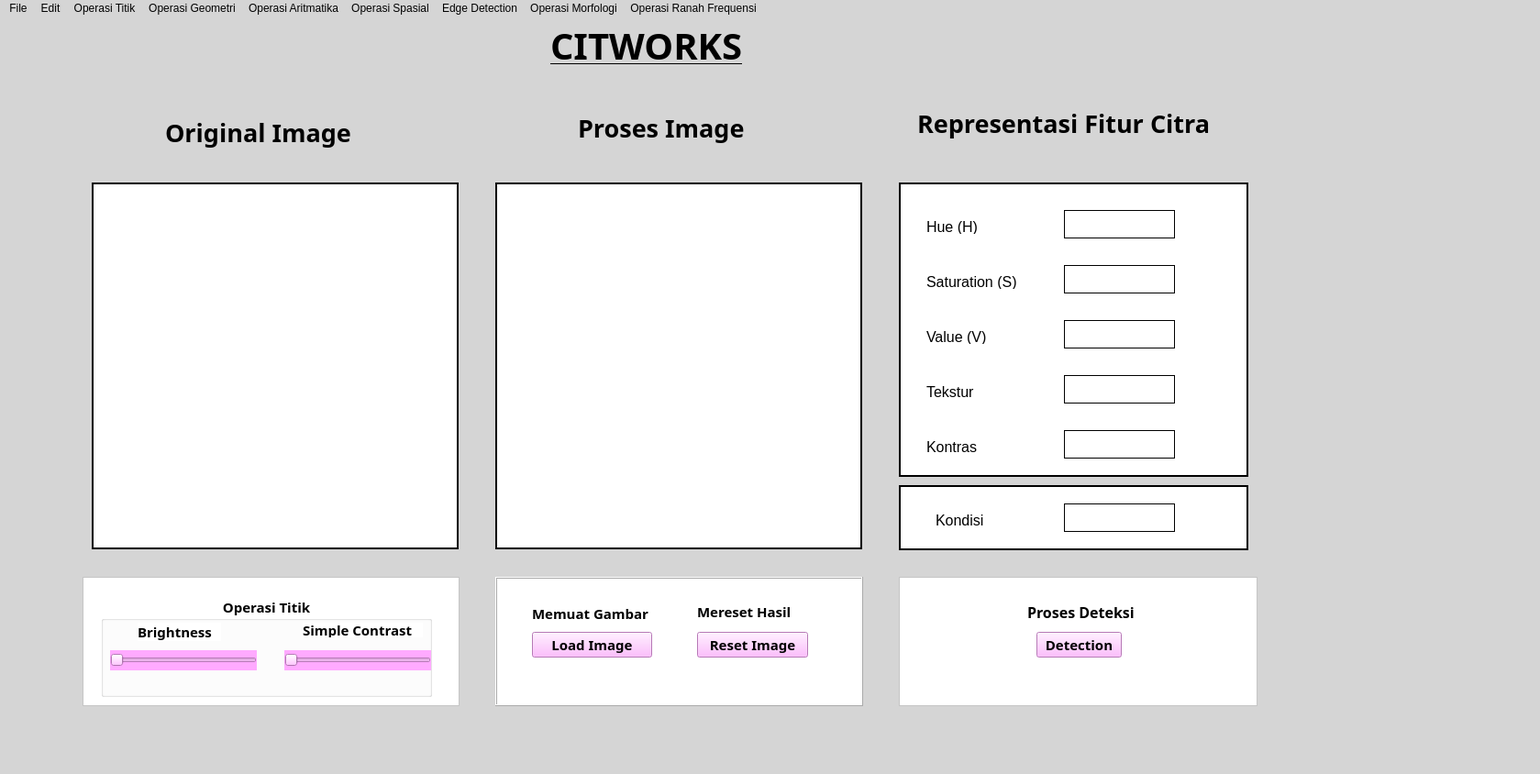
<?xml version="1.0" encoding="UTF-8"?>
<ui version="4.0">
 <class>MainWindow</class>
 <widget class="QMainWindow" name="MainWindow">
  <property name="geometry">
   <rect>
    <x>0</x>
    <y>0</y>
    <width>1679</width>
    <height>844</height>
   </rect>
  </property>
  <property name="font">
   <font>
    <family>Bell MT</family>
    <pointsize>11</pointsize>
    <weight>50</weight>
    <bold>false</bold>
   </font>
  </property>
  <property name="windowTitle">
   <string>MainWindow</string>
  </property>
  <property name="styleSheet">
   <string notr="true">QWidget { background-color: #d5d5d5;
}</string>
  </property>
  <widget class="QWidget" name="centralwidget">
   <widget class="QLabel" name="lblOriginalImage">
    <property name="geometry">
     <rect>
      <x>100</x>
      <y>180</y>
      <width>400</width>
      <height>400</height>
     </rect>
    </property>
    <property name="minimumSize">
     <size>
      <width>400</width>
      <height>300</height>
     </size>
    </property>
    <property name="styleSheet">
     <string notr="true">QWidget { background-color: #ffffff;
}</string>
    </property>
    <property name="frameShape">
     <enum>QFrame::WinPanel</enum>
    </property>
    <property name="text">
     <string/>
    </property>
   </widget>
   <widget class="QLabel" name="lblProcessedImage">
    <property name="geometry">
     <rect>
      <x>540</x>
      <y>180</y>
      <width>400</width>
      <height>400</height>
     </rect>
    </property>
    <property name="minimumSize">
     <size>
      <width>400</width>
      <height>300</height>
     </size>
    </property>
    <property name="styleSheet">
     <string notr="true">QWidget { background-color: #ffffff;
}</string>
    </property>
    <property name="frameShape">
     <enum>QFrame::WinPanel</enum>
    </property>
    <property name="text">
     <string/>
    </property>
   </widget>
   <widget class="QFrame" name="frame">
    <property name="geometry">
     <rect>
      <x>90</x>
      <y>610</y>
      <width>411</width>
      <height>141</height>
     </rect>
    </property>
    <property name="autoFillBackground">
     <bool>false</bool>
    </property>
    <property name="styleSheet">
     <string notr="true">QWidget { background-color: #ffffff;
}</string>
    </property>
    <property name="frameShape">
     <enum>QFrame::StyledPanel</enum>
    </property>
    <property name="frameShadow">
     <enum>QFrame::Plain</enum>
    </property>
    <widget class="QGroupBox" name="groupBox">
     <property name="geometry">
      <rect>
       <x>20</x>
       <y>20</y>
       <width>361</width>
       <height>111</height>
      </rect>
     </property>
     <property name="font">
      <font>
       <family>Bell MT</family>
       <pointsize>11</pointsize>
       <weight>75</weight>
       <bold>true</bold>
      </font>
     </property>
     <property name="title">
      <string>Operasi Titik</string>
     </property>
     <property name="alignment">
      <set>Qt::AlignHCenter|Qt::AlignTop</set>
     </property>
     <property name="flat">
      <bool>true</bool>
     </property>
     <widget class="QSlider" name="Slider_Brightness">
      <property name="geometry">
       <rect>
        <x>10</x>
        <y>60</y>
        <width>160</width>
        <height>22</height>
       </rect>
      </property>
      <property name="styleSheet">
       <string notr="true">QWidget { background-color: #ffaaff;
}</string>
      </property>
      <property name="orientation">
       <enum>Qt::Horizontal</enum>
      </property>
     </widget>
     <widget class="QSlider" name="Slider_SimpleContrast">
      <property name="geometry">
       <rect>
        <x>200</x>
        <y>60</y>
        <width>160</width>
        <height>22</height>
       </rect>
      </property>
      <property name="styleSheet">
       <string notr="true">QWidget { background-color: #ffaaff;
}
</string>
      </property>
      <property name="orientation">
       <enum>Qt::Horizontal</enum>
      </property>
     </widget>
     <widget class="QLabel" name="label_3">
      <property name="geometry">
       <rect>
        <x>40</x>
        <y>30</y>
        <width>91</width>
        <height>20</height>
       </rect>
      </property>
      <property name="font">
       <font>
        <family>Bell MT</family>
        <pointsize>11</pointsize>
        <weight>75</weight>
        <bold>true</bold>
       </font>
      </property>
      <property name="text">
       <string>Brightness</string>
      </property>
     </widget>
     <widget class="QLabel" name="label_4">
      <property name="geometry">
       <rect>
        <x>220</x>
        <y>30</y>
        <width>131</width>
        <height>16</height>
       </rect>
      </property>
      <property name="font">
       <font>
        <family>Bell MT</family>
        <pointsize>11</pointsize>
        <weight>75</weight>
        <bold>true</bold>
       </font>
      </property>
      <property name="text">
       <string>Simple Contrast </string>
      </property>
     </widget>
    </widget>
   </widget>
   <widget class="QLabel" name="label">
    <property name="geometry">
     <rect>
      <x>180</x>
      <y>100</y>
      <width>221</width>
      <height>51</height>
     </rect>
    </property>
    <property name="font">
     <font>
      <family>Bell MT</family>
      <pointsize>20</pointsize>
      <weight>75</weight>
      <bold>true</bold>
     </font>
    </property>
    <property name="text">
     <string>Original Image</string>
    </property>
    <property name="textFormat">
     <enum>Qt::PlainText</enum>
    </property>
   </widget>
   <widget class="QLabel" name="label_2">
    <property name="geometry">
     <rect>
      <x>630</x>
      <y>100</y>
      <width>201</width>
      <height>41</height>
     </rect>
    </property>
    <property name="font">
     <font>
      <family>Bell MT</family>
      <pointsize>20</pointsize>
      <weight>75</weight>
      <bold>true</bold>
     </font>
    </property>
    <property name="text">
     <string>Proses Image</string>
    </property>
   </widget>
   <widget class="QFrame" name="frame_2">
    <property name="geometry">
     <rect>
      <x>540</x>
      <y>610</y>
      <width>401</width>
      <height>141</height>
     </rect>
    </property>
    <property name="styleSheet">
     <string notr="true">QWidget { background-color: #ffffff;
}</string>
    </property>
    <property name="frameShape">
     <enum>QFrame::Box</enum>
    </property>
    <property name="frameShadow">
     <enum>QFrame::Raised</enum>
    </property>
    <widget class="QPushButton" name="btnLoadImage">
     <property name="geometry">
      <rect>
       <x>40</x>
       <y>60</y>
       <width>131</width>
       <height>28</height>
      </rect>
     </property>
     <property name="font">
      <font>
       <family>Bell MT</family>
       <pointsize>11</pointsize>
       <weight>75</weight>
       <bold>true</bold>
      </font>
     </property>
     <property name="styleSheet">
      <string notr="true">QWidget { background-color: #ffaaff;
}</string>
     </property>
     <property name="text">
      <string>Load Image</string>
     </property>
    </widget>
    <widget class="QPushButton" name="btnResetImage">
     <property name="geometry">
      <rect>
       <x>220</x>
       <y>60</y>
       <width>121</width>
       <height>28</height>
      </rect>
     </property>
     <property name="font">
      <font>
       <family>Bell MT</family>
       <pointsize>11</pointsize>
       <weight>75</weight>
       <bold>true</bold>
      </font>
     </property>
     <property name="styleSheet">
      <string notr="true">QWidget { background-color: #ffaaff;
}</string>
     </property>
     <property name="text">
      <string>Reset Image</string>
     </property>
    </widget>
    <widget class="QLabel" name="label_5">
     <property name="geometry">
      <rect>
       <x>40</x>
       <y>30</y>
       <width>141</width>
       <height>20</height>
      </rect>
     </property>
     <property name="font">
      <font>
       <family>Bell MT</family>
       <pointsize>11</pointsize>
       <weight>75</weight>
       <bold>true</bold>
      </font>
     </property>
     <property name="text">
      <string>Memuat Gambar</string>
     </property>
    </widget>
    <widget class="QLabel" name="label_6">
     <property name="geometry">
      <rect>
       <x>220</x>
       <y>30</y>
       <width>141</width>
       <height>16</height>
      </rect>
     </property>
     <property name="font">
      <font>
       <family>Bell MT</family>
       <pointsize>11</pointsize>
       <weight>75</weight>
       <bold>true</bold>
      </font>
     </property>
     <property name="text">
      <string>Mereset Hasil</string>
     </property>
    </widget>
   </widget>
   <widget class="QLabel" name="label_7">
    <property name="geometry">
     <rect>
      <x>600</x>
      <y>10</y>
      <width>291</width>
      <height>41</height>
     </rect>
    </property>
    <property name="font">
     <font>
      <family>Bell MT</family>
      <pointsize>30</pointsize>
      <weight>75</weight>
      <bold>true</bold>
      <underline>true</underline>
      <strikeout>false</strikeout>
     </font>
    </property>
    <property name="text">
     <string>CITWORKS</string>
    </property>
   </widget>
   <widget class="QFrame" name="frame_3">
    <property name="geometry">
     <rect>
      <x>980</x>
      <y>180</y>
      <width>381</width>
      <height>321</height>
     </rect>
    </property>
    <property name="styleSheet">
     <string notr="true">QWidget { background-color: #ffffff;
}</string>
    </property>
    <property name="frameShape">
     <enum>QFrame::WinPanel</enum>
    </property>
    <property name="frameShadow">
     <enum>QFrame::Plain</enum>
    </property>
    <widget class="QLabel" name="label_10">
     <property name="geometry">
      <rect>
       <x>30</x>
       <y>40</y>
       <width>111</width>
       <height>16</height>
      </rect>
     </property>
     <property name="font">
      <font>
       <pointsize>12</pointsize>
      </font>
     </property>
     <property name="text">
      <string>Hue (H)</string>
     </property>
    </widget>
    <widget class="QLabel" name="label_11">
     <property name="geometry">
      <rect>
       <x>30</x>
       <y>100</y>
       <width>131</width>
       <height>16</height>
      </rect>
     </property>
     <property name="font">
      <font>
       <pointsize>12</pointsize>
      </font>
     </property>
     <property name="text">
      <string>Saturation (S)</string>
     </property>
    </widget>
    <widget class="QLabel" name="label_12">
     <property name="geometry">
      <rect>
       <x>30</x>
       <y>160</y>
       <width>101</width>
       <height>16</height>
      </rect>
     </property>
     <property name="font">
      <font>
       <pointsize>12</pointsize>
      </font>
     </property>
     <property name="text">
      <string>Value (V)</string>
     </property>
    </widget>
    <widget class="QLabel" name="label_13">
     <property name="geometry">
      <rect>
       <x>30</x>
       <y>220</y>
       <width>71</width>
       <height>16</height>
      </rect>
     </property>
     <property name="font">
      <font>
       <pointsize>12</pointsize>
      </font>
     </property>
     <property name="text">
      <string>Tekstur</string>
     </property>
    </widget>
    <widget class="QLabel" name="label_14">
     <property name="geometry">
      <rect>
       <x>30</x>
       <y>280</y>
       <width>81</width>
       <height>16</height>
      </rect>
     </property>
     <property name="font">
      <font>
       <pointsize>12</pointsize>
      </font>
     </property>
     <property name="text">
      <string>Kontras</string>
     </property>
    </widget>
    <widget class="QLabel" name="result_H">
     <property name="geometry">
      <rect>
       <x>180</x>
       <y>30</y>
       <width>121</width>
       <height>31</height>
      </rect>
     </property>
     <property name="frameShape">
      <enum>QFrame::Panel</enum>
     </property>
     <property name="text">
      <string/>
     </property>
    </widget>
    <widget class="QLabel" name="result_S">
     <property name="geometry">
      <rect>
       <x>180</x>
       <y>90</y>
       <width>121</width>
       <height>31</height>
      </rect>
     </property>
     <property name="frameShape">
      <enum>QFrame::Panel</enum>
     </property>
     <property name="text">
      <string/>
     </property>
    </widget>
    <widget class="QLabel" name="result_V">
     <property name="geometry">
      <rect>
       <x>180</x>
       <y>150</y>
       <width>121</width>
       <height>31</height>
      </rect>
     </property>
     <property name="frameShape">
      <enum>QFrame::Panel</enum>
     </property>
     <property name="text">
      <string/>
     </property>
    </widget>
    <widget class="QLabel" name="result_tekstur">
     <property name="geometry">
      <rect>
       <x>180</x>
       <y>210</y>
       <width>121</width>
       <height>31</height>
      </rect>
     </property>
     <property name="frameShape">
      <enum>QFrame::Panel</enum>
     </property>
     <property name="text">
      <string/>
     </property>
    </widget>
    <widget class="QLabel" name="result_kontras">
     <property name="geometry">
      <rect>
       <x>180</x>
       <y>270</y>
       <width>121</width>
       <height>31</height>
      </rect>
     </property>
     <property name="frameShape">
      <enum>QFrame::Panel</enum>
     </property>
     <property name="text">
      <string/>
     </property>
    </widget>
   </widget>
   <widget class="QFrame" name="frame_4">
    <property name="geometry">
     <rect>
      <x>980</x>
      <y>610</y>
      <width>391</width>
      <height>141</height>
     </rect>
    </property>
    <property name="styleSheet">
     <string notr="true">QWidget { background-color: #ffffff;
}</string>
    </property>
    <property name="frameShape">
     <enum>QFrame::StyledPanel</enum>
    </property>
    <property name="frameShadow">
     <enum>QFrame::Raised</enum>
    </property>
    <widget class="QPushButton" name="btnDetect">
     <property name="geometry">
      <rect>
       <x>150</x>
       <y>60</y>
       <width>93</width>
       <height>28</height>
      </rect>
     </property>
     <property name="font">
      <font>
       <family>Bell MT</family>
       <pointsize>11</pointsize>
       <weight>75</weight>
       <bold>true</bold>
      </font>
     </property>
     <property name="styleSheet">
      <string notr="true">QWidget { background-color: #ffaaff;
}</string>
     </property>
     <property name="text">
      <string>Detection</string>
     </property>
    </widget>
    <widget class="QLabel" name="label_16">
     <property name="geometry">
      <rect>
       <x>140</x>
       <y>30</y>
       <width>181</width>
       <height>16</height>
      </rect>
     </property>
     <property name="font">
      <font>
       <family>Bell MT</family>
       <pointsize>12</pointsize>
       <weight>75</weight>
       <bold>true</bold>
      </font>
     </property>
     <property name="text">
      <string>Proses Deteksi</string>
     </property>
    </widget>
   </widget>
   <widget class="QLabel" name="label_17">
    <property name="geometry">
     <rect>
      <x>1000</x>
      <y>90</y>
      <width>361</width>
      <height>51</height>
     </rect>
    </property>
    <property name="font">
     <font>
      <family>Bell MT</family>
      <pointsize>20</pointsize>
      <weight>75</weight>
      <bold>true</bold>
     </font>
    </property>
    <property name="text">
     <string>Representasi Fitur Citra</string>
    </property>
   </widget>
   <widget class="QFrame" name="frame_5">
    <property name="geometry">
     <rect>
      <x>980</x>
      <y>510</y>
      <width>381</width>
      <height>71</height>
     </rect>
    </property>
    <property name="styleSheet">
     <string notr="true">QWidget { background-color: #ffffff;
}</string>
    </property>
    <property name="frameShape">
     <enum>QFrame::WinPanel</enum>
    </property>
    <property name="frameShadow">
     <enum>QFrame::Plain</enum>
    </property>
    <widget class="QLabel" name="result_kondisi">
     <property name="geometry">
      <rect>
       <x>180</x>
       <y>20</y>
       <width>121</width>
       <height>31</height>
      </rect>
     </property>
     <property name="frameShape">
      <enum>QFrame::Panel</enum>
     </property>
     <property name="text">
      <string/>
     </property>
    </widget>
    <widget class="QLabel" name="label_15">
     <property name="geometry">
      <rect>
       <x>40</x>
       <y>30</y>
       <width>81</width>
       <height>16</height>
      </rect>
     </property>
     <property name="font">
      <font>
       <pointsize>12</pointsize>
      </font>
     </property>
     <property name="text">
      <string>Kondisi</string>
     </property>
    </widget>
   </widget>
   <zorder>frame_5</zorder>
   <zorder>frame_4</zorder>
   <zorder>lblOriginalImage</zorder>
   <zorder>lblProcessedImage</zorder>
   <zorder>frame</zorder>
   <zorder>label</zorder>
   <zorder>label_2</zorder>
   <zorder>frame_2</zorder>
   <zorder>label_7</zorder>
   <zorder>frame_3</zorder>
   <zorder>label_17</zorder>
  </widget>
  <widget class="QMenuBar" name="menubar">
   <property name="geometry">
    <rect>
     <x>0</x>
     <y>0</y>
     <width>1679</width>
     <height>26</height>
    </rect>
   </property>
   <widget class="QMenu" name="menuFile">
    <property name="title">
     <string>File</string>
    </property>
    <widget class="QMenu" name="menuSave_Pixel_Data">
     <property name="title">
      <string>Save Pixel Data</string>
     </property>
     <addaction name="actionSave_as_txt"/>
     <addaction name="actionSave_as_xlsx"/>
    </widget>
    <addaction name="actionSaveImage"/>
    <addaction name="menuSave_Pixel_Data"/>
    <addaction name="actionOpenImage"/>
    <addaction name="actionExit"/>
   </widget>
   <widget class="QMenu" name="menuEdit">
    <property name="title">
     <string>Edit</string>
    </property>
    <addaction name="actionUndo"/>
    <addaction name="actionRedo"/>
   </widget>
   <widget class="QMenu" name="menuOperasi_Titik">
    <property name="title">
     <string>Operasi Titik</string>
    </property>
    <addaction name="actionContrast_Stretching"/>
    <addaction name="actionNegative_Image"/>
    <addaction name="actionBiner_Image"/>
    <addaction name="actionGray_Histogram"/>
    <addaction name="actionRGB_Histogram"/>
    <addaction name="actionEqual_Histogram"/>
    <addaction name="actionGrayscale"/>
   </widget>
   <widget class="QMenu" name="menuOperasi_Geometri">
    <property name="title">
     <string>Operasi Geometri</string>
    </property>
    <widget class="QMenu" name="menuRotasi">
     <property name="title">
      <string>Rotasi</string>
     </property>
     <addaction name="actionRotasimin45"/>
     <addaction name="actionRotasi45"/>
     <addaction name="actionRotasimin90"/>
     <addaction name="actionRotasi90"/>
     <addaction name="actionRotasi_180"/>
    </widget>
    <widget class="QMenu" name="menuResize">
     <property name="title">
      <string>Resize</string>
     </property>
     <addaction name="actionZoomIn"/>
     <addaction name="actionZoomOut"/>
    </widget>
    <widget class="QMenu" name="menuFlipping">
     <property name="title">
      <string>Flipping</string>
     </property>
     <addaction name="actionFlip_Horizontal"/>
     <addaction name="actionFlip_Vertical"/>
    </widget>
    <addaction name="actionTranslasi"/>
    <addaction name="menuRotasi"/>
    <addaction name="menuResize"/>
    <addaction name="actionCrop_Image"/>
    <addaction name="actionShearing"/>
    <addaction name="menuFlipping"/>
   </widget>
   <widget class="QMenu" name="menuOperasi_Aritmatika">
    <property name="title">
     <string>Operasi Aritmatika</string>
    </property>
    <addaction name="actionAddition"/>
    <addaction name="actionSubtraction"/>
    <addaction name="actionMultiplication"/>
    <addaction name="actionDivision"/>
    <addaction name="actionBoolean_AND"/>
    <addaction name="actionBoolean_OR"/>
    <addaction name="actionBoolean_XOR"/>
   </widget>
   <widget class="QMenu" name="menuOperasi_Spasial">
    <property name="title">
     <string>Operasi Spasial</string>
    </property>
    <widget class="QMenu" name="menuFiltering">
     <property name="title">
      <string>Filtering</string>
     </property>
     <addaction name="actionLPF"/>
     <addaction name="actionHPF"/>
    </widget>
    <widget class="QMenu" name="menuSmoothing">
     <property name="title">
      <string>Smoothing</string>
     </property>
     <addaction name="actionMean_Filter"/>
     <addaction name="actionGaussian"/>
     <addaction name="actionMedian_Filter"/>
     <addaction name="actionMax_Filter"/>
     <addaction name="actionMin_Filter"/>
    </widget>
    <widget class="QMenu" name="menuSharpening">
     <property name="title">
      <string>Sharpening</string>
     </property>
     <addaction name="actionEdge_Enhancement"/>
     <addaction name="actionSharpening_Standar"/>
     <addaction name="actionStrong_Sharpening"/>
     <addaction name="actionLaplace_3x3"/>
     <addaction name="actionLaplace_5x5_2"/>
     <addaction name="actionNegative_Edge_Detection"/>
    </widget>
    <addaction name="menuFiltering"/>
    <addaction name="menuSmoothing"/>
    <addaction name="menuSharpening"/>
   </widget>
   <widget class="QMenu" name="menuEdge_Detection">
    <property name="title">
     <string>Edge Detection</string>
    </property>
    <addaction name="actionSobel"/>
    <addaction name="actionPrewitt"/>
    <addaction name="actionRobert_Cross"/>
    <addaction name="actionCanny"/>
   </widget>
   <widget class="QMenu" name="menuOperasi_Morpologi">
    <property name="title">
     <string>Operasi Morfologi</string>
    </property>
    <addaction name="actionErosion"/>
    <addaction name="actionDilation"/>
    <addaction name="actionOpening"/>
    <addaction name="actionClosing"/>
    <addaction name="actionThinning"/>
   </widget>
   <widget class="QMenu" name="menuOperasi_Ranah_Frequensi">
    <property name="title">
     <string>Operasi Ranah Frequensi</string>
    </property>
    <addaction name="actionDFT"/>
    <addaction name="actionIDFT"/>
    <addaction name="actionLow_Pass_Filter"/>
    <addaction name="actionHigh_Pass_Filter"/>
    <addaction name="actionBand_Pass_Filter"/>
   </widget>
   <addaction name="menuFile"/>
   <addaction name="menuEdit"/>
   <addaction name="menuOperasi_Titik"/>
   <addaction name="menuOperasi_Geometri"/>
   <addaction name="menuOperasi_Aritmatika"/>
   <addaction name="menuOperasi_Spasial"/>
   <addaction name="menuEdge_Detection"/>
   <addaction name="menuOperasi_Morpologi"/>
   <addaction name="menuOperasi_Ranah_Frequensi"/>
  </widget>
  <widget class="QStatusBar" name="statusbar"/>
  <action name="actionSaveImage">
   <property name="text">
    <string>Save Image</string>
   </property>
  </action>
  <action name="actionUndo">
   <property name="text">
    <string>Undo</string>
   </property>
  </action>
  <action name="actionRedo">
   <property name="text">
    <string>Redo</string>
   </property>
  </action>
  <action name="actionOpenImage">
   <property name="text">
    <string>Open Image</string>
   </property>
  </action>
  <action name="actionExit">
   <property name="text">
    <string>Exit</string>
   </property>
  </action>
  <action name="actionBrightness">
   <property name="text">
    <string>Brightness</string>
   </property>
  </action>
  <action name="actionSimple_Contrast">
   <property name="text">
    <string>Simple Contrast</string>
   </property>
  </action>
  <action name="actionContrast_Stretching">
   <property name="text">
    <string>Contrast Stretching</string>
   </property>
  </action>
  <action name="actionNegatif_Image">
   <property name="text">
    <string>Negatif Image</string>
   </property>
  </action>
  <action name="actionNegative_Image">
   <property name="text">
    <string>Negative Image</string>
   </property>
  </action>
  <action name="actionBiner_Image">
   <property name="text">
    <string>Biner Image</string>
   </property>
  </action>
  <action name="actionGray_Histogram">
   <property name="text">
    <string>Gray Histogram</string>
   </property>
  </action>
  <action name="actionRGB_Histogram">
   <property name="text">
    <string>RGB Histogram</string>
   </property>
  </action>
  <action name="actionEqual_Histogram">
   <property name="text">
    <string>Equal Histogram</string>
   </property>
  </action>
  <action name="actionTranslasi">
   <property name="text">
    <string>Translasi</string>
   </property>
  </action>
  <action name="actionCrop_Image">
   <property name="text">
    <string>Crop Image</string>
   </property>
  </action>
  <action name="actionRotasimin45">
   <property name="text">
    <string>Rotasi min 45</string>
   </property>
  </action>
  <action name="actionRotasi45">
   <property name="text">
    <string>Rotasi45</string>
   </property>
  </action>
  <action name="actionRotasimin90">
   <property name="text">
    <string>Rotasi min 90</string>
   </property>
  </action>
  <action name="actionRotasi90">
   <property name="text">
    <string>Rotasi90</string>
   </property>
  </action>
  <action name="actionRotasi_180">
   <property name="text">
    <string>Rotasi 180</string>
   </property>
  </action>
  <action name="actionZoomIn">
   <property name="text">
    <string>ZoomIn</string>
   </property>
  </action>
  <action name="actionZoomOut">
   <property name="text">
    <string>ZoomOut</string>
   </property>
  </action>
  <action name="actionAddition">
   <property name="text">
    <string>Addition</string>
   </property>
  </action>
  <action name="actionSubtraction">
   <property name="text">
    <string>Subtraction</string>
   </property>
  </action>
  <action name="actionMultiplication">
   <property name="text">
    <string>Multiplication</string>
   </property>
  </action>
  <action name="actionDivision">
   <property name="text">
    <string>Division</string>
   </property>
  </action>
  <action name="actionBoolean_AND">
   <property name="text">
    <string>Boolean AND</string>
   </property>
  </action>
  <action name="actionBoolean_OR">
   <property name="text">
    <string>Boolean OR</string>
   </property>
  </action>
  <action name="actionBoolean_XOR">
   <property name="text">
    <string>Boolean XOR</string>
   </property>
  </action>
  <action name="actionShearing">
   <property name="text">
    <string>Shearing</string>
   </property>
  </action>
  <action name="actionFlip_Horizontal">
   <property name="text">
    <string>Flip Horizontal</string>
   </property>
  </action>
  <action name="actionFlip_Vertical">
   <property name="text">
    <string>Flip Vertical</string>
   </property>
  </action>
  <action name="actionKernel_1">
   <property name="text">
    <string>LPF</string>
   </property>
  </action>
  <action name="actionKernel_2">
   <property name="text">
    <string>Kernel 2</string>
   </property>
  </action>
  <action name="actionMean_Filter">
   <property name="text">
    <string>Mean Filter</string>
   </property>
  </action>
  <action name="actionGaussian">
   <property name="text">
    <string>Gaussian</string>
   </property>
  </action>
  <action name="actionMedian_Filter">
   <property name="text">
    <string>Median Filter</string>
   </property>
  </action>
  <action name="actionMax_Filter">
   <property name="text">
    <string>Max Filter</string>
   </property>
  </action>
  <action name="actionMin_Filter">
   <property name="text">
    <string>Min Filter</string>
   </property>
  </action>
  <action name="actionKernel_3">
   <property name="text">
    <string>Kernel 1</string>
   </property>
  </action>
  <action name="actionKernel_4">
   <property name="text">
    <string>Kernel 2</string>
   </property>
  </action>
  <action name="actionKernel_5">
   <property name="text">
    <string>Kernel 3</string>
   </property>
  </action>
  <action name="actionKernel_6">
   <property name="text">
    <string>Kernel 4</string>
   </property>
  </action>
  <action name="actionKernel_7">
   <property name="text">
    <string>Kernel 5</string>
   </property>
  </action>
  <action name="actionKernel_8">
   <property name="text">
    <string>Kernel 6</string>
   </property>
  </action>
  <action name="actionLaplace_5x5">
   <property name="text">
    <string>Laplace 5x5</string>
   </property>
  </action>
  <action name="actionSobel">
   <property name="text">
    <string>Sobel</string>
   </property>
  </action>
  <action name="actionPrewitt">
   <property name="text">
    <string>Prewitt</string>
   </property>
  </action>
  <action name="actionRobert_Cross">
   <property name="text">
    <string>Robert Cross</string>
   </property>
  </action>
  <action name="actionCanny">
   <property name="text">
    <string>Canny</string>
   </property>
  </action>
  <action name="actionErosion">
   <property name="text">
    <string>Erosion</string>
   </property>
  </action>
  <action name="actionDilation">
   <property name="text">
    <string>Dilation</string>
   </property>
  </action>
  <action name="actionOpening">
   <property name="text">
    <string>Opening</string>
   </property>
  </action>
  <action name="actionClosing">
   <property name="text">
    <string>Closing</string>
   </property>
  </action>
  <action name="actionThinning">
   <property name="text">
    <string>Thinning</string>
   </property>
  </action>
  <action name="actionDFT">
   <property name="text">
    <string>DFT</string>
   </property>
  </action>
  <action name="actionIDFT">
   <property name="text">
    <string>IDFT</string>
   </property>
  </action>
  <action name="actionLow_Pass_Filter">
   <property name="text">
    <string>Low-Pass Filter</string>
   </property>
  </action>
  <action name="actionHigh_Pass_Filter">
   <property name="text">
    <string>High-Pass Filter</string>
   </property>
  </action>
  <action name="actionBand_Pass_Filter">
   <property name="text">
    <string>Band-Pass Filter</string>
   </property>
  </action>
  <action name="actionSave_as_txt">
   <property name="text">
    <string>Save as .txt</string>
   </property>
  </action>
  <action name="actionSave_as_xlsx">
   <property name="text">
    <string>Save as .xlsx</string>
   </property>
  </action>
  <action name="actionGrayscale">
   <property name="text">
    <string>Grayscale</string>
   </property>
  </action>
  <action name="actionLPF">
   <property name="text">
    <string>LPF</string>
   </property>
  </action>
  <action name="actionHPF">
   <property name="text">
    <string>HPF</string>
   </property>
  </action>
  <action name="actionEdge_Enhancement">
   <property name="text">
    <string>Edge Enhancement</string>
   </property>
  </action>
  <action name="actionSharpening_Standar">
   <property name="text">
    <string>Sharpening Standar</string>
   </property>
  </action>
  <action name="actionStrong_Sharpening">
   <property name="text">
    <string>Strong Sharpening</string>
   </property>
  </action>
  <action name="actionLaplace_3x3">
   <property name="text">
    <string>Laplace 3x3</string>
   </property>
  </action>
  <action name="actionLaplace_5x5_2">
   <property name="text">
    <string>Laplace 5x5</string>
   </property>
  </action>
  <action name="actionNegative_Edge_Detection">
   <property name="text">
    <string>Negative Edge Detection</string>
   </property>
  </action>
 </widget>
 <resources/>
 <connections/>
</ui>
